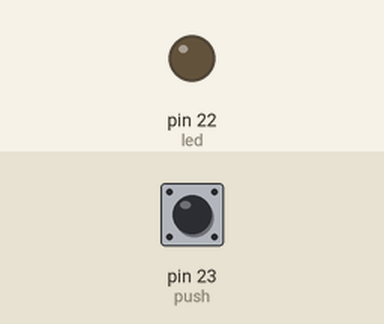
This sketch was run on a simulated Arduino Mega 2560, built with avr-gcc and run on an emulated ATmega2560. On the bench: output pins drawn as LEDs (lit = HIGH). The inputs (shaded band) are chosen by the test bench; at power-on: pin 23 (push) HIGH.

Above: at 1.2 s.
1.3 s: pin 23 (push) pulled LOW for 0.15 s
At 1.37 s:
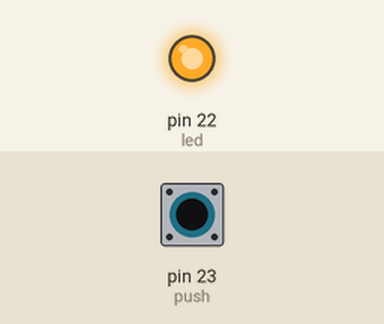
2.9 s: pin 23 (push) pulled LOW for 3.2 s
At 7.3 s:
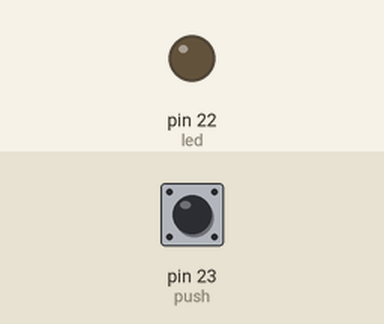
Timing chart, 0 to 8.8 s (numbered marks = the images above; inputs shaded):
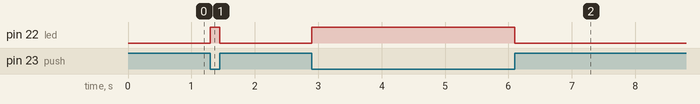

Measured:
- after the input at 1.3 s, pin 22 (led): LOW → HIGH at once, → LOW 0.15 s later
- after the input at 2.9 s, pin 22 (led): LOW → HIGH at once, → LOW 3.2 s later

The sketch:

sketch_jul04a_Pull_Up.ino
```cpp
#define led 22
#define push 23
void setup() {
  // put your setup code here, to run once:
pinMode(push, INPUT);
pinMode(led, OUTPUT);
}
int pushData=0;
void loop() {
  // put your main code here, to run repeatedly:
pushData = digitalRead(push);
if(pushData == 0){
  //Led ON
  digitalWrite(led ,HIGH);
}
else if(pushData == 1){
 //Led OFF
 digitalWrite(led ,LOW);
}
}
```
